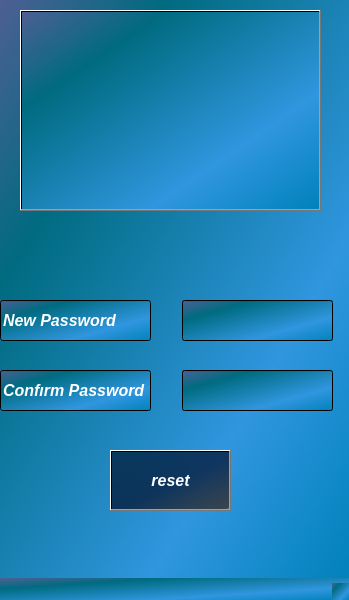
<?xml version="1.0" encoding="UTF-8"?>
<ui version="4.0">
 <class>MainWindow</class>
 <widget class="QMainWindow" name="MainWindow">
  <property name="geometry">
   <rect>
    <x>0</x>
    <y>0</y>
    <width>349</width>
    <height>600</height>
   </rect>
  </property>
  <property name="windowTitle">
   <string>MainWindow</string>
  </property>
  <property name="styleSheet">
   <string notr="true">background-color: qlineargradient(spread:pad, x1:0, y1:0, x2:1, y2:0.965909, stop:0 rgba(78, 95, 147, 243), stop:0.248588 rgba(0, 107, 128, 255), stop:0.723164 rgba(48, 150, 223, 255), stop:1 rgba(3, 131, 189, 255));</string>
  </property>
  <widget class="QWidget" name="centralwidget">
   <widget class="QPushButton" name="pushButton">
    <property name="geometry">
     <rect>
      <x>20</x>
      <y>10</y>
      <width>301</width>
      <height>201</height>
     </rect>
    </property>
    <property name="text">
     <string/>
    </property>
    <property name="icon">
     <iconset resource="icons.qrc">
      <normaloff>:/icons/reasons-change-password.jpg</normaloff>:/icons/reasons-change-password.jpg</iconset>
    </property>
    <property name="iconSize">
     <size>
      <width>300</width>
      <height>300</height>
     </size>
    </property>
   </widget>
   <widget class="QLineEdit" name="lineEdit">
    <property name="geometry">
     <rect>
      <x>0</x>
      <y>300</y>
      <width>151</width>
      <height>41</height>
     </rect>
    </property>
    <property name="font">
     <font>
      <family>Leelawadee UI</family>
      <pointsize>12</pointsize>
      <weight>75</weight>
      <italic>true</italic>
      <bold>true</bold>
     </font>
    </property>
    <property name="styleSheet">
     <string notr="true">color: rgb(255, 255, 255);</string>
    </property>
    <property name="text">
     <string>New Password</string>
    </property>
    <property name="readOnly">
     <bool>true</bool>
    </property>
   </widget>
   <widget class="QLineEdit" name="lineEdit_2">
    <property name="geometry">
     <rect>
      <x>0</x>
      <y>370</y>
      <width>151</width>
      <height>41</height>
     </rect>
    </property>
    <property name="font">
     <font>
      <family>Leelawadee UI</family>
      <pointsize>12</pointsize>
      <weight>75</weight>
      <italic>true</italic>
      <bold>true</bold>
     </font>
    </property>
    <property name="styleSheet">
     <string notr="true">color: rgb(255, 255, 255);</string>
    </property>
    <property name="text">
     <string>Confırm Password</string>
    </property>
    <property name="readOnly">
     <bool>true</bool>
    </property>
   </widget>
   <widget class="QLineEdit" name="lineEdit_3">
    <property name="geometry">
     <rect>
      <x>182</x>
      <y>300</y>
      <width>151</width>
      <height>41</height>
     </rect>
    </property>
    <property name="font">
     <font>
      <family>Leelawadee UI</family>
     </font>
    </property>
    <property name="echoMode">
     <enum>QLineEdit::Password</enum>
    </property>
   </widget>
   <widget class="QLineEdit" name="lineEdit_4">
    <property name="geometry">
     <rect>
      <x>182</x>
      <y>370</y>
      <width>151</width>
      <height>41</height>
     </rect>
    </property>
    <property name="font">
     <font>
      <family>Leelawadee UI</family>
     </font>
    </property>
    <property name="echoMode">
     <enum>QLineEdit::Password</enum>
    </property>
   </widget>
   <widget class="QPushButton" name="pushButton_2">
    <property name="geometry">
     <rect>
      <x>110</x>
      <y>450</y>
      <width>121</width>
      <height>61</height>
     </rect>
    </property>
    <property name="font">
     <font>
      <family>Leelawadee UI</family>
      <pointsize>12</pointsize>
      <weight>75</weight>
      <italic>true</italic>
      <bold>true</bold>
     </font>
    </property>
    <property name="styleSheet">
     <string notr="true">background-color: qlineargradient(spread:pad, x1:0, y1:0, x2:1, y2:1, stop:0 rgba(0, 32, 63, 194), stop:0.55 rgba(0, 7, 34, 171), stop:0.98 rgba(59, 59, 59, 227), stop:1 rgba(0, 0, 0, 0));
color: rgb(255, 255, 255);</string>
    </property>
    <property name="text">
     <string>reset</string>
    </property>
   </widget>
  </widget>
  <widget class="QMenuBar" name="menubar">
   <property name="geometry">
    <rect>
     <x>0</x>
     <y>0</y>
     <width>349</width>
     <height>21</height>
    </rect>
   </property>
  </widget>
  <widget class="QStatusBar" name="statusbar"/>
 </widget>
 <resources>
  <include location="icons.qrc"/>
 </resources>
 <connections/>
</ui>
